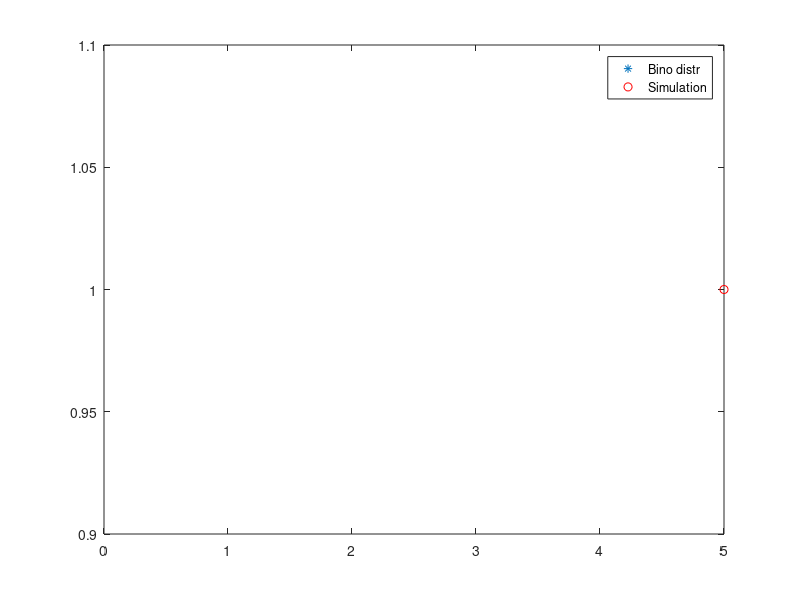

This figure's MATLAB source:
% Simulate Bino(n,p) distrib

n = input('nr of trials (in N)='); % par
p = input('p(in(0,1))='); % par

U = rand(n, 1);
X= sum(U < p);  

N = input('number of simulations='); % size of the Monte Carlo Study try 10,1e3,1e5
for i=1:N
    U = rand(n, 1);
    X(i)=sum(U<p);
end;

% compare it to the Bino(n, p) distr graphically

UX = unique(X);
nX = hist(X, length(UX));
rel_freq = nX/N;

k = 0:n;
pk = binopdf(k,n,p); % true Bino(n, p)
clf
plot(k, pk, '*', UX, rel_freq, 'ro')
legend('Bino distr', 'Simulation')